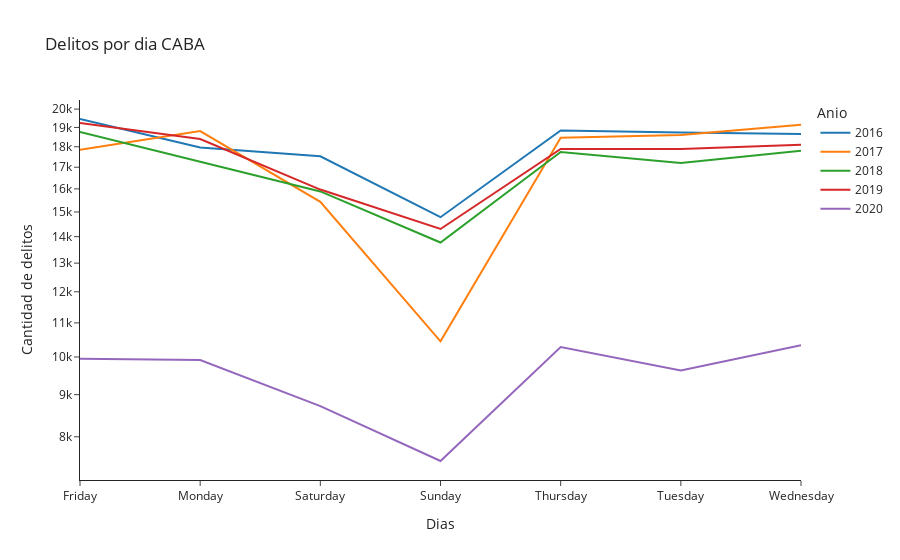

Write notebook code for a chart like this one.
### Code cell
fig = px.line(df_dia, x = 'dia', y = 'count',
            color = 'anio',
            template = 'simple_white',
            labels = {'count' : 'Cantidad de delitos', 'dia': 'Dias', 'anio':'Anio'},
            title = 'Delitos por dia CABA',
            hover_name = 'dia',
            height = 500, 
            log_y = True
            )
fig.show()

### Figure 1 — Plotly figure (JSON) as saved in the notebook; plotly's stock layout.template omitted (floating-point values rounded to 4 significant figures)
{"data": [{"hovertemplate": "<b>%{hovertext}</b><br><br>Anio=2016<br>Dias=%{x}<br>Cantidad de delitos=%{y}<extra></extra>", "hovertext": ["Friday", "Monday", "Saturday", "Sunday", "Thursday", "Tuesday", "Wednesday"], "legendgroup": "2016", "line": {"color": "#1F77B4", "dash": "solid"}, "mode": "lines", "name": "2016", "orientation": "v", "showlegend": true, "type": "scatter", "x": ["Friday", "Monday", "Saturday", "Sunday", "Thursday", "Tuesday", "Wednesday"], "xaxis": "x", "y": [19454, 17962, 17525, 14783, 18844, 18731, 18658], "yaxis": "y"}, {"hovertemplate": "<b>%{hovertext}</b><br><br>Anio=2017<br>Dias=%{x}<br>Cantidad de delitos=%{y}<extra></extra>", "hovertext": ["Friday", "Monday", "Saturday", "Sunday", "Thursday", "Tuesday", "Wednesday"], "legendgroup": "2017", "line": {"color": "#FF7F0E", "dash": "solid"}, "mode": "lines", "name": "2017", "orientation": "v", "showlegend": true, "type": "scatter", "x": ["Friday", "Monday", "Saturday", "Sunday", "Thursday", "Tuesday", "Wednesday"], "xaxis": "x", "y": [17845, 18806, 15430, 10446, 18459, 18598, 19139], "yaxis": "y"}, {"hovertemplate": "<b>%{hovertext}</b><br><br>Anio=2018<br>Dias=%{x}<br>Cantidad de delitos=%{y}<extra></extra>", "hovertext": ["Friday", "Monday", "Saturday", "Sunday", "Thursday", "Tuesday", "Wednesday"], "legendgroup": "2018", "line": {"color": "#2CA02C", "dash": "solid"}, "mode": "lines", "name": "2018", "orientation": "v", "showlegend": true, "type": "scatter", "x": ["Friday", "Monday", "Saturday", "Sunday", "Thursday", "Tuesday", "Wednesday"], "xaxis": "x", "y": [18767, 17266, 15887, 13772, 17736, 17203, 17802], "yaxis": "y"}, {"hovertemplate": "<b>%{hovertext}</b><br><br>Anio=2019<br>Dias=%{x}<br>Cantidad de delitos=%{y}<extra></extra>", "hovertext": ["Friday", "Monday", "Saturday", "Sunday", "Thursday", "Tuesday", "Wednesday"], "legendgroup": "2019", "line": {"color": "#D62728", "dash": "solid"}, "mode": "lines", "name": "2019", "orientation": "v", "showlegend": true, "type": "scatter", "x": ["Friday", "Monday", "Saturday", "Sunday", "Thursday", "Tuesday", "Wednesday"], "xaxis": "x", "y": [19238, 18393, 15970, 14303, 17891, 17892, 18105], "yaxis": "y"}, {"hovertemplate": "<b>%{hovertext}</b><br><br>Anio=2020<br>Dias=%{x}<br>Cantidad de delitos=%{y}<extra></extra>", "hovertext": ["Friday", "Monday", "Saturday", "Sunday", "Thursday", "Tuesday", "Wednesday"], "legendgroup": "2020", "line": {"color": "#9467BD", "dash": "solid"}, "mode": "lines", "name": "2020", "orientation": "v", "showlegend": true, "type": "scatter", "x": ["Friday", "Monday", "Saturday", "Sunday", "Thursday", "Tuesday", "Wednesday"], "xaxis": "x", "y": [9948, 9913, 8717, 7476, 10283, 9630, 10336], "yaxis": "y"}], "layout": {"autosize": true, "legend": {"title": {"text": "Anio"}, "tracegroupgap": 0}, "title": {"text": "Delitos por dia CABA"}, "xaxis": {"anchor": "y", "autorange": true, "domain": [0, 1], "range": [0, 6], "title": {"text": "Dias"}, "type": "category"}, "yaxis": {"anchor": "x", "autorange": true, "domain": [0, 1], "range": [3.851, 4.312], "title": {"text": "Cantidad de delitos"}, "type": "log"}}}
